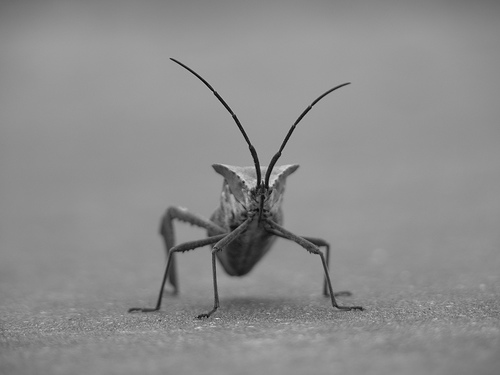
#> input picture python/basic/remind_code/stinkbug.png, 500 x 375 px
$ python ploy_img.py
#> lines starting #> are read from the running program, lines starting #| are printed output that depends on the picture
#%%

import matplotlib.pyplot as plt
import numpy as np
from PIL import Image

#%%
#load image
img = np.asarray(Image.open('stinkbug.png'))
#> img is the input picture: shape (375, 500, 3); min 0, max 217, mean 140.5
print(repr(img))
#> (printed output is left out)

implot = plt.imshow(img);

#%%
# plot image
lum_img = img[:,:, 0] # 채널 한 개만 가져오도록 함
plt.imshow(lum_img)
#plt.imshow(lum_img, cmap="hot")
plt.colorbar()

#%%
#plot histgram
plt.hist(lum_img.ravel(), bins=range(256), fc='k', ec='k')
# %%
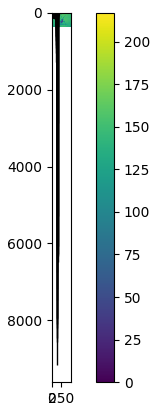
#> figure drawn by matplotlib, 2 panels
